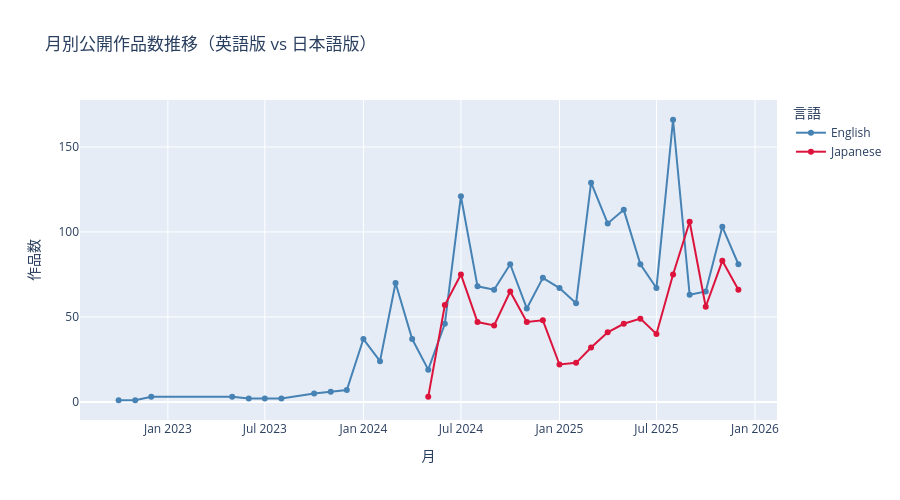

Write notebook code for a chart like this one.
### Code cell
#  月別公開作品数推移（比較）

if len(df_en) > 0:
    monthly_en = df_en[df_en['year_month'].notna()].groupby('year_month').size().reset_index(name='count')
    monthly_en['lang'] = 'English'
    
    monthly_ja = df[df['year_month'].notna()].groupby('year_month').size().reset_index(name='count')
    monthly_ja['lang'] = 'Japanese'
    
    monthly_combined = pd.concat([monthly_en, monthly_ja])
    
    fig = px.line(
        monthly_combined,
        x='year_month',
        y='count',
        color='lang',
        title=' 月別公開作品数推移（英語版 vs 日本語版）',
        labels={'count': '作品数', 'year_month': '月', 'lang': '言語'},
        markers=True,
        color_discrete_map={'English': 'steelblue', 'Japanese': 'crimson'}
    )
    fig.update_layout(height=500)
    fig.show()

### Figure 1 — Plotly figure (JSON) as saved in the notebook; plotly's stock layout.template omitted (floating-point values rounded to 4 significant figures)
{"data": [{"hovertemplate": "言語=English<br>月=%{x}<br>作品数=%{y}<extra></extra>", "legendgroup": "English", "line": {"color": "steelblue", "dash": "solid"}, "marker": {"symbol": "circle"}, "mode": "lines+markers", "name": "English", "orientation": "v", "showlegend": true, "type": "scatter", "x": ["2022-10", "2022-11", "2022-12", "2023-05", "2023-06", "2023-07", "2023-08", "2023-10", "2023-11", "2023-12", "2024-01", "2024-02", "2024-03", "2024-04", "2024-05", "2024-06", "2024-07", "2024-08", "2024-09", "2024-10", "2024-11", "2024-12", "2025-01", "2025-02", "2025-03", "2025-04", "2025-05", "2025-06", "2025-07", "2025-08", "2025-09", "2025-10", "2025-11", "2025-12"], "xaxis": "x", "y": [1, 1, 3, 3, 2, 2, 2, 5, 6, 7, 37, 24, 70, 37, 19, 46, 121, 68, 66, 81, 55, 73, 67, 58, 129, 105, 113, 81, 67, 166, 63, 65, 103, 81], "yaxis": "y"}, {"hovertemplate": "言語=Japanese<br>月=%{x}<br>作品数=%{y}<extra></extra>", "legendgroup": "Japanese", "line": {"color": "crimson", "dash": "solid"}, "marker": {"symbol": "circle"}, "mode": "lines+markers", "name": "Japanese", "orientation": "v", "showlegend": true, "type": "scatter", "x": ["2024-05", "2024-06", "2024-07", "2024-08", "2024-09", "2024-10", "2024-11", "2024-12", "2025-01", "2025-02", "2025-03", "2025-04", "2025-05", "2025-06", "2025-07", "2025-08", "2025-09", "2025-10", "2025-11", "2025-12"], "xaxis": "x", "y": [3, 57, 75, 47, 45, 65, 47, 48, 22, 23, 32, 41, 46, 49, 40, 75, 106, 56, 83, 66], "yaxis": "y"}], "layout": {"height": 500, "legend": {"title": {"text": "言語"}, "tracegroupgap": 0}, "title": {"text": " 月別公開作品数推移（英語版 vs 日本語版）"}, "xaxis": {"anchor": "y", "domain": [0, 1], "title": {"text": "月"}}, "yaxis": {"anchor": "x", "domain": [0, 1], "title": {"text": "作品数"}}}}
